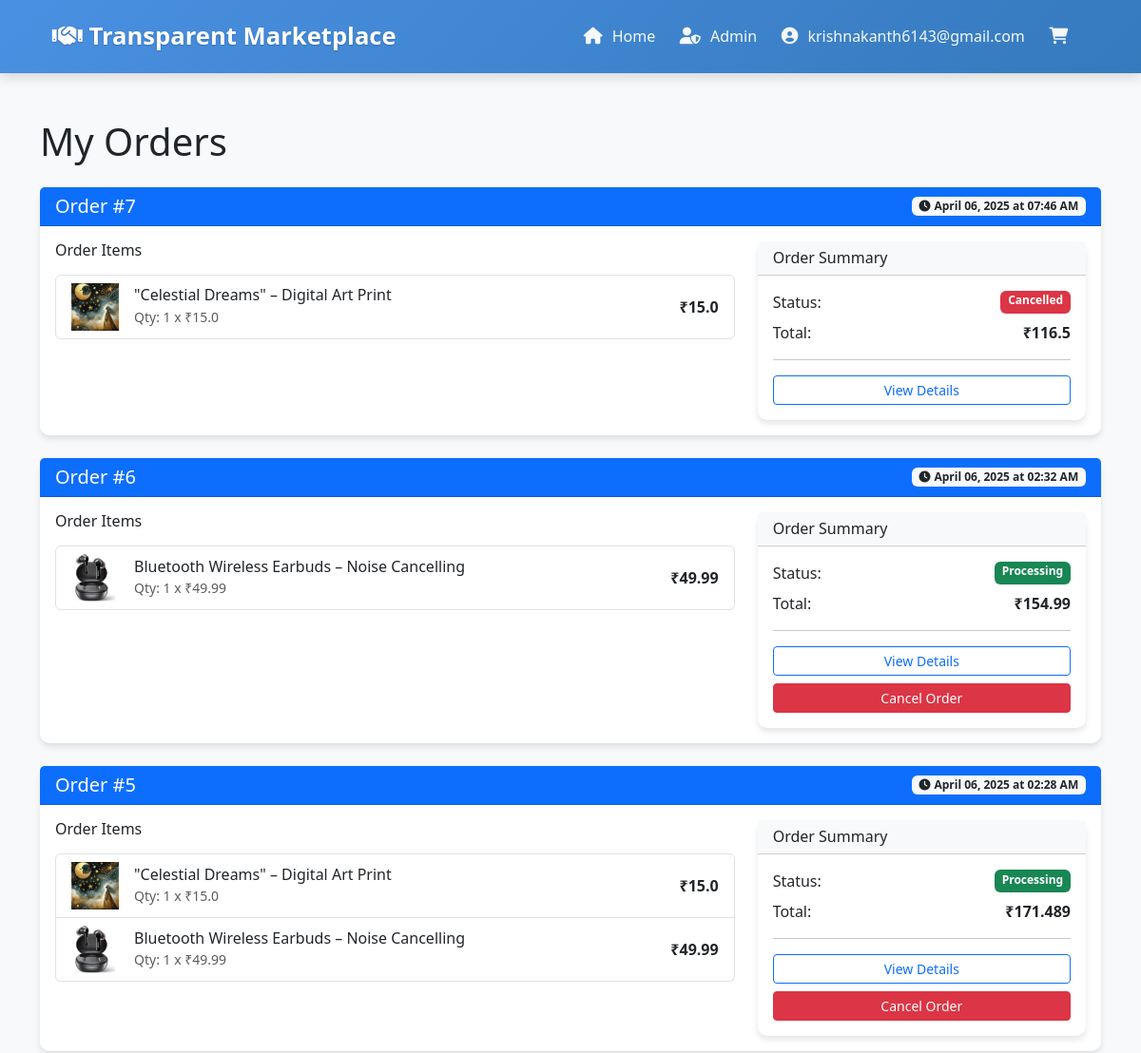
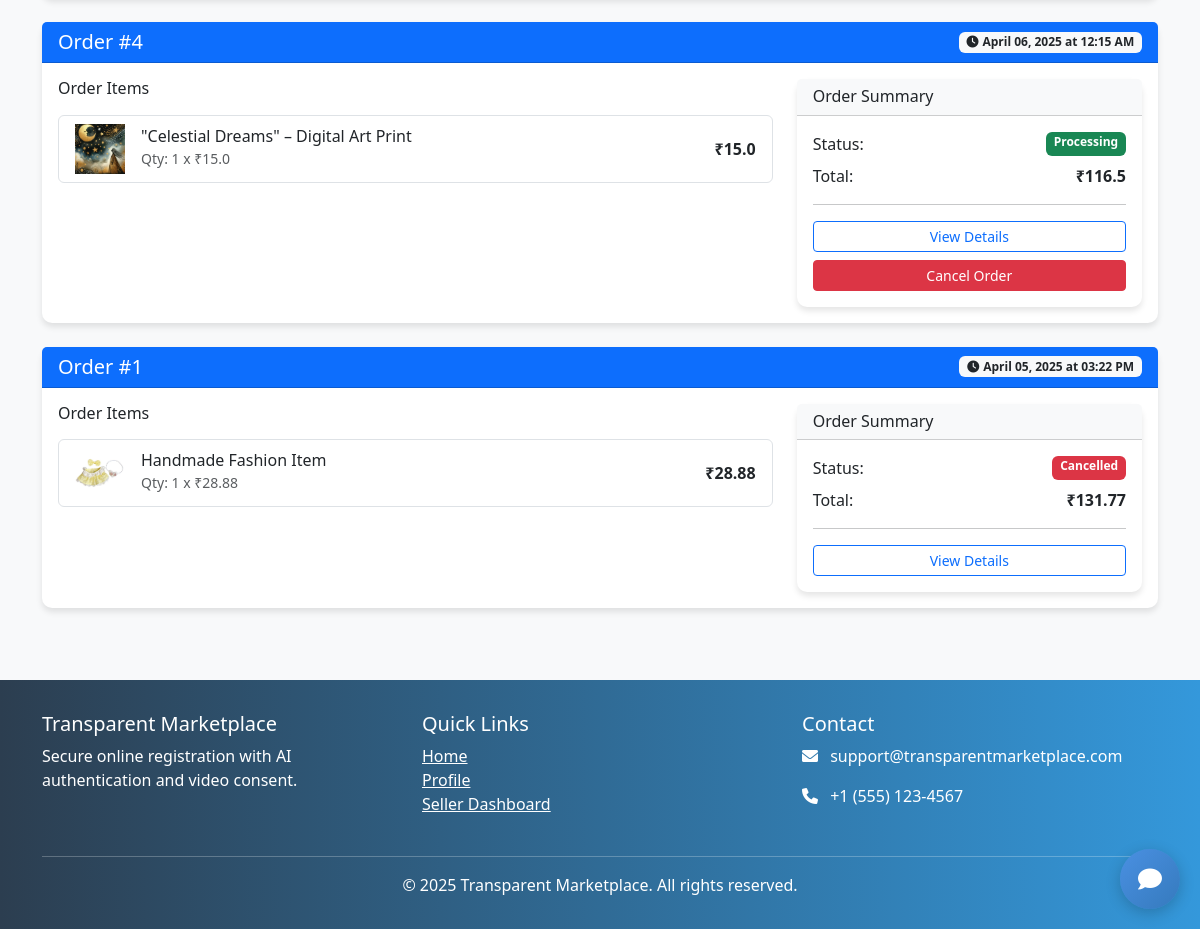
The app's page /my-orders (signed in) with its own data (2 pictures, top to bottom).
### app.py (models this page shows, shortened)
class User(db.Model, UserMixin):
    id = db.Column(db.Integer, primary_key=True)
    username = db.Column(db.String(80), unique=True, nullable=False)
    email = db.Column(db.String(120), unique=True, nullable=False)
    password_hash = db.Column(db.String(128))
    aadhaar_number = db.Column(db.String(12), unique=True, nullable=True)
    is_verified = db.Column(db.Boolean, default=False)
    is_seller = db.Column(db.Boolean, default=False)
    is_admin = db.Column(db.Boolean, default=False)
    face_verification = db.Column(db.Boolean, default=False)
    otp_secret = db.Column(db.String(16))
    products = db.relationship('Product', backref='seller', lazy=True)
    complaints = db.relationship('Complaint', backref='user', lazy=True)
    ratings = db.relationship('Rating', backref='user_rating', lazy=True)
    wishlists = db.relationship('Wishlist', backref='user', lazy=True)
    created_at = db.Column(db.DateTime, default=datetime.utcnow)

class Order(db.Model):
    id = db.Column(db.Integer, primary_key=True)
    user_id = db.Column(db.Integer, db.ForeignKey('user.id'), nullable=False)
    order_date = db.Column(db.DateTime, nullable=False)
    shipping_address = db.Column(db.String(200), nullable=False)
    shipping_city = db.Column(db.String(100), nullable=False)
    shipping_zip = db.Column(db.String(20), nullable=False)
    shipping_country = db.Column(db.String(100), nullable=False)
    payment_method = db.Column(db.String(100), nullable=False)
    order_total = db.Column(db.Float, nullable=False)
    order_status = db.Column(db.String(20), nullable=False)

class Product(db.Model):
    id = db.Column(db.Integer, primary_key=True)
    name = db.Column(db.String(100), nullable=False)
    description = db.Column(db.Text, nullable=False)
    price = db.Column(db.Float, nullable=False)
    image_path = db.Column(db.String(200))
    certificate_path = db.Column(db.String(200))
    seller_id = db.Column(db.Integer, db.ForeignKey('user.id'), nullable=False)
    is_verified = db.Column(db.Boolean, default=False)
    avg_rating = db.Column(db.Float, default=0)
    created_at = db.Column(db.DateTime, default=datetime.utcnow)
    complaints = db.relationship('Complaint', backref='product', lazy=True)
    ratings = db.relationship('Rating', backref='product_rating', lazy=True)

class OrderItem(db.Model):
    id = db.Column(db.Integer, primary_key=True)
    order_id = db.Column(db.Integer, db.ForeignKey('order.id'), nullable=False)
    product_id = db.Column(db.Integer, db.ForeignKey('product.id'), nullable=False)
    quantity = db.Column(db.Integer, nullable=False)
    price = db.Column(db.Float, nullable=False)

### app.py (the view)
@app.route('/my-orders')
@login_required
def my_orders():
    orders = Order.query.filter_by(user_id=current_user.id).order_by(Order.order_date.desc()).all()
    order_data = []
    for order in orders:
        items = OrderItem.query.filter_by(order_id=order.id).all()
        order_items = []
        order_total = 0
        for item in items:
            product = Product.query.get(item.product_id)
            if product:
                if product.name == 'Premium Smartphone':
                    image_path = url_for('static', filename='images/products/smartphone.svg')
                elif product.name == 'Wireless Headphones':
                    image_path = url_for('static', filename='images/products/headphones.svg')
                elif product.name == 'Smart Watch':
                    image_path = url_for('static', filename='images/products/smartwatch.svg')
                else:
                    image_path = url_for('static', filename='uploads/' + product.image_path)
                item_total = item.price * item.quantity
                order_total += item_total
                order_items.append({
                    'id': product.id,
                    'name': product.name,
                    'price': item.price,
                    'quantity': item.quantity,
                    'total': item_total,
                    'image': image_path
                })
        formatted_date = order.order_date.strftime('%B %d, %Y at %I:%M %p')
        order_data.append({
            'id': order.id,
            'date': formatted_date,
            'status': order.order_status,
            'total': order.order_total,
            'order_items': order_items,
            'shipping_address': f"{order.shipping_address}, {order.shipping_city}, {order.shipping_zip}, {order.shipping_country}",
            'payment_method': order.payment_method
        })
    return render_template('my_orders.html', orders=order_data)

### app.py (called while the page is built)
@app.context_processor
def utility_processor():
    return {
        'format_ist_time': format_ist_time
    }

@login_manager.user_loader
def load_user(user_id):
    return User.query.get(int(user_id))

### templates/my_orders.html (shortened to what this page needs)
{% extends 'base.html' %}
{% block content %}
<div class="container py-5">
    <h1 class="mb-4">My Orders</h1>
    {% if orders %}
        <div class="row">
            {% for order in orders %}
                <div class="col-12 mb-4">
                    <div class="card">
                        <div class="card-header bg-primary text-white d-flex justify-content-between align-items-center">
                            <h5 class="mb-0">Order #{{ order.id }}</h5>
                            <span class="badge bg-light text-dark"><i class="fas fa-clock me-1"></i>{{ format_ist_time(order.date) }}</span>
                        </div>
                        <div class="card-body">
                            <div class="row">
                                <div class="col-md-8">
                                    <h6 class="mb-3">Order Items</h6>
                                    <div class="list-group mb-3">
                                        {% for item in order.order_items %}
                                            <div class="list-group-item d-flex justify-content-between align-items-center">
                                                <div class="d-flex align-items-center">
                                                    <img src="{{ item.image }}" alt="{{ item.name }}" class="me-3" style="width: 50px; height: 50px; object-fit: contain;">
                                                    <div>
                                                        <h6 class="mb-0">{{ item.name }}</h6>
                                                        <small class="text-muted">Qty: {{ item.quantity }} x ₹{{ item.price }}</small>
                                                    </div>
                                                </div>
                                                <span class="fw-bold">₹{{ item.total }}</span>
                                            </div>
                                        {% endfor %}
                                    </div>
                                </div>
                                <div class="col-md-4">
                                    <div class="card">
                                        <div class="card-header bg-light">
                                            <h6 class="mb-0">Order Summary</h6>
                                        </div>
                                        <div class="card-body">
                                            <div class="d-flex justify-content-between mb-2">
                                                <span>Status:</span>
                                                <span class="badge {% if order.status == 'Cancelled' %}bg-danger{% else %}bg-success{% endif %}">{{ order.status }}</span>
                                            </div>
                                            <div class="d-flex justify-content-between mb-2">
                                                <span>Total:</span>
                                                <span class="fw-bold">₹{{ order.total }}</span>
                                            </div>
                                            <hr>
                                            <div class="d-grid gap-2">
                                                <button class="btn btn-outline-primary btn-sm" type="button" data-bs-toggle="collapse" data-bs-target="#details-{{ order.id }}" aria-expanded="false">
                                                    View Details
                                                </button>
                                                {% if order.status != 'Delivered' and order.status != 'Cancelled' %}
                                                <form action="{{ url_for('cancel_order', order_id=order.id) }}" method="POST" onsubmit="return confirm('Are you sure you want to cancel this order?');">
                                                    <button type="submit" class="btn btn-danger btn-sm w-100">Cancel Order</button>
                                                </form>
                                                {% endif %}
                                            </div>
                                        </div>
                                    </div>
                                </div>
                            </div>
                        </div>
                    </div>
                </div>
            {% endfor %}
        </div>
    {% else %}
        <div class="alert alert-info">
            <p class="mb-0">You haven't placed any orders yet.</p>
            <a href="{{ url_for('home') }}" class="btn btn-primary mt-3">Start Shopping</a>
        </div>
    {% endif %}
</div>
{% endblock %}

### templates/base.html (shortened to what this page needs)
<!DOCTYPE html>
<html lang="en">
<head>
    <link href="https://cdn.jsdelivr.net/npm/bootstrap@5.3.0/dist/css/bootstrap.min.css" rel="stylesheet">
    <link rel="stylesheet" href="https://cdnjs.cloudflare.com/ajax/libs/font-awesome/6.0.0-beta3/css/all.min.css">
</head>
<body>
    <nav class="navbar navbar-expand-lg navbar-dark">
        <div class="container">
            <a class="navbar-brand" href="{{ url_for('home') }}">
                <i class="fas fa-handshake"></i> Transparent Marketplace
            </a>
            <div class="collapse navbar-collapse" id="navbarNav">
                <ul class="navbar-nav ms-auto">
                    <li class="nav-item">
                        <a class="nav-link" href="{{ url_for('home') }}">
                            <i class="fas fa-home"></i> Home
                        </a>
                    </li>
                    {% if current_user.is_authenticated %}
                        {% if current_user.is_admin %}
                            <li class="nav-item">
                                <a class="nav-link" href="{{ url_for('admin_dashboard') }}">
                                    <i class="fas fa-user-shield"></i> Admin
                                </a>
                            </li>
                        {% endif %}
                        <li class="nav-item user-menu">
                            <a class="nav-link" href="#">
                                <i class="fas fa-user-circle"></i> {{ current_user.username }}
                            </a>
                        </li>
                        <li class="nav-item">
                            <a class="nav-link cart-icon" href="#" data-bs-toggle="modal" data-bs-target="#globalCartModal">
                                <i class="fas fa-shopping-cart"></i>
                            </a>
                        </li>
                    {% endif %}
                </ul>
            </div>
        </div>
    </nav>
    <main>
        {% block content %}{% endblock %}
    </main>
    <button id="toggleChatbot" class="chat-toggle-btn">
        <i class="fas fa-comment"></i>
    </button>
    <footer class="footer">
        <div class="container">
            <div class="row">
                <div class="col-md-4">
                    <h5>Transparent Marketplace</h5>
                    <p>Secure online registration with AI authentication and video consent.</p>
                </div>
                <div class="col-md-4">
                    <h5>Quick Links</h5>
                    <ul class="list-unstyled">
                        <li><a href="{{ url_for('home') }}" class="text-white">Home</a></li>
                        {% if current_user.is_authenticated %}
                            <li><a href="{{ url_for('profile') }}" class="text-white">Profile</a></li>
                            {% if current_user.is_seller %}
                                <li><a href="{{ url_for('seller_dashboard') }}" class="text-white">Seller Dashboard</a></li>
                            {% endif %}
                        {% else %}
                            <li><a href="{{ url_for('login') }}" class="text-white">Login</a></li>
                            <li><a href="{{ url_for('register') }}" class="text-white">Register</a></li>
                        {% endif %}
                    </ul>
                </div>
                <div class="col-md-4">
                    <h5>Contact</h5>
                    <p><i class="fas fa-envelope me-2"></i> support@transparentmarketplace.com</p>
                    <p><i class="fas fa-phone me-2"></i> +1 (555) 123-4567</p>
                </div>
            </div>
            <hr class="mt-4 mb-3 border-light">
            <p class="text-center mb-0">&copy; 2025 Transparent Marketplace. All rights reserved.</p>
        </div>
    </footer>
</body>
</html>

### templates/base.html (style rules this page uses)
body { min-height: 100vh; display: flex; flex-direction: column; background-color: #f8f9fa; }
.navbar { padding: 1rem; box-shadow: 0 4px 12px rgba(0,0,0,0.15); background: linear-gradient(135deg, #4a90e2, #357abd); }
.navbar-brand { font-size: 1.6rem; font-weight: bold; color: white !important; text-shadow: 0 1px 2px rgba(0,0,0,0.2); padding: 0.2rem 0.8rem; border-radius: 6px; transition: all 0.3s ease; }
.nav-link { color: rgba(255,255,255,0.95) !important; padding: 0.6rem 1.2rem; margin: 0 0.3rem; border-radius: 8px; font-weight: 500; transition: all 0.3s ease; position: relative; overflow: hidden; }
.nav-link:before { content: ''; position: absolute; bottom: 0; left: 50%; width: 0; height: 3px; background-color: white; transform: translateX(-50%); transition: width 0.3s ease; }
.nav-link i { margin-right: 6px; font-size: 1.1em; transition: transform 0.3s ease; }
.cart-icon { position: relative; padding-right: 1.5rem !important; }
.card { border: none; border-radius: 10px; box-shadow: 0 4px 6px rgba(0,0,0,0.1); transition: all 0.3s ease; }
.footer { background: linear-gradient(to right, #2c3e50, #3498db); color: white; padding: 2rem 0; margin-top: auto; }
.user-menu { position: relative; display: inline-block; }
.chat-toggle-btn { position: fixed; bottom: 20px; right: 20px; width: 60px; height: 60px; background: linear-gradient(135deg, #4a90e2, #357abd); color: white; border: none; border-radius: 50%; font-size: 24px; cursor: pointer; z-index: 999; display: flex; align-items: center; justify-content: center; box-shadow: 0 4px 15px rgba(0, 0, 0, 0.2); transition: all 0.3s ease; }

### records on screen
User: username "krishnakanth6143@gmail.com"
Order: id "7", date "April 06, 2025 at 07:46 AM", quantity "1", total "15.0", status "Cancelled", total "116.5"
Product: name "\"Celestial Dreams\" – Digital Art Print" "\"Celestial Dreams\" – Digital Art Print" "\"Celestial Dreams\" – Digital Art Print"
OrderItem: price "15.0"
Order: id "6", date "April 06, 2025 at 02:32 AM", quantity "1", total "49.99", status "Processing", total "154.99"
Product: name "Bluetooth Wireless Earbuds – Noise Cancelling" "Bluetooth Wireless Earbuds – Noise Cancelling"
OrderItem: price "49.99"
Order: id "5", date "April 06, 2025 at 02:28 AM", quantity "1" "1", total "15.0" "49.99", status "Processing", total "171.489"
OrderItem: price "15.0"
OrderItem: price "49.99"
Order: id "4", date "April 06, 2025 at 12:15 AM", quantity "1", total "15.0", status "Processing", total "116.5"
OrderItem: price "15.0"
Order: id "1", date "April 05, 2025 at 03:22 PM", quantity "1", total "28.88", status "Cancelled", total "131.77"
Product: name "Handmade Fashion Item"
OrderItem: price "28.88"
